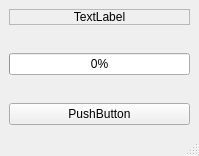
<?xml version="1.0" encoding="UTF-8"?>
<ui version="4.0">
 <class>MainWindow</class>
 <widget class="QMainWindow" name="MainWindow">
  <property name="geometry">
   <rect>
    <x>0</x>
    <y>0</y>
    <width>199</width>
    <height>156</height>
   </rect>
  </property>
  <property name="windowTitle">
   <string>MainWindow</string>
  </property>
  <widget class="QWidget" name="centralwidget">
   <layout class="QVBoxLayout" name="verticalLayout_2">
    <item>
     <layout class="QVBoxLayout" name="verticalLayout">
      <item>
       <widget class="QLabel" name="label">
        <property name="sizePolicy">
         <sizepolicy hsizetype="Preferred" vsizetype="Preferred">
          <horstretch>0</horstretch>
          <verstretch>0</verstretch>
         </sizepolicy>
        </property>
        <property name="autoFillBackground">
         <bool>false</bool>
        </property>
        <property name="frameShape">
         <enum>QFrame::StyledPanel</enum>
        </property>
        <property name="lineWidth">
         <number>1</number>
        </property>
        <property name="text">
         <string>TextLabel</string>
        </property>
        <property name="scaledContents">
         <bool>false</bool>
        </property>
        <property name="alignment">
         <set>Qt::AlignCenter</set>
        </property>
       </widget>
      </item>
      <item>
       <spacer name="verticalSpacer">
        <property name="orientation">
         <enum>Qt::Vertical</enum>
        </property>
        <property name="sizeHint" stdset="0">
         <size>
          <width>20</width>
          <height>40</height>
         </size>
        </property>
       </spacer>
      </item>
      <item>
       <widget class="QProgressBar" name="progressBar">
        <property name="value">
         <number>0</number>
        </property>
        <property name="alignment">
         <set>Qt::AlignCenter</set>
        </property>
       </widget>
      </item>
      <item>
       <spacer name="verticalSpacer_2">
        <property name="orientation">
         <enum>Qt::Vertical</enum>
        </property>
        <property name="sizeHint" stdset="0">
         <size>
          <width>20</width>
          <height>40</height>
         </size>
        </property>
       </spacer>
      </item>
      <item>
       <widget class="QPushButton" name="pushButton">
        <property name="text">
         <string>PushButton</string>
        </property>
       </widget>
      </item>
     </layout>
    </item>
   </layout>
  </widget>
  <widget class="QStatusBar" name="statusbar"/>
 </widget>
 <resources/>
 <connections/>
</ui>
